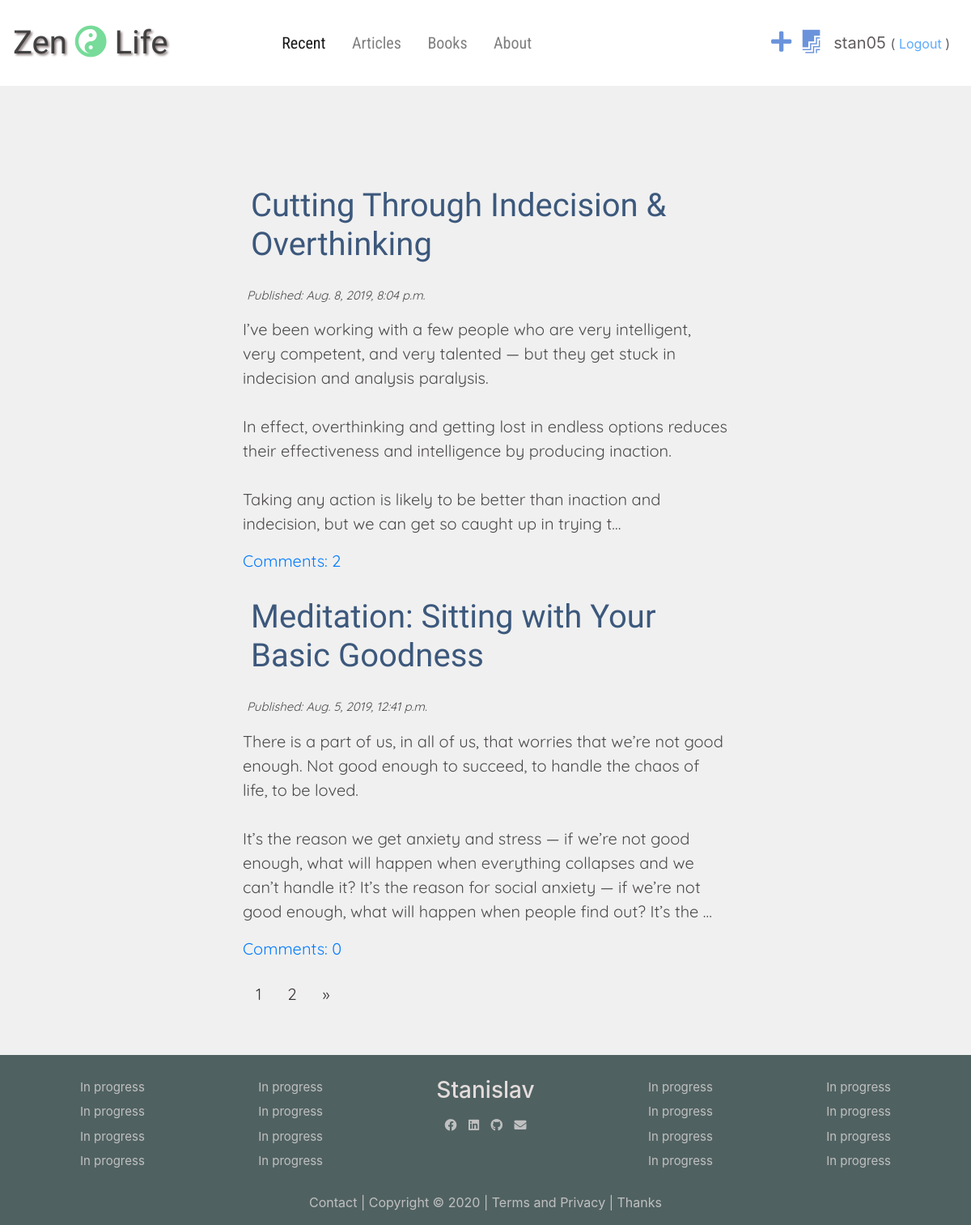
The app's page / (signed in) with its own data.
### blogApp/models.py (models this page shows, shortened)
class Post(models.Model):
    author = models.ForeignKey('auth.User', on_delete=models.CASCADE)
    title = models.CharField(max_length=250)
    text = models.TextField()
    created_date = models.DateTimeField(default=timezone.now)
    published_date = models.DateTimeField(default=None)
    def approved_comments(self):
        return self.comments.filter(approved=True)

### blogApp/views.py (the view)
# urls.py: path('', views.post_list, name = 'post_list'),
def post_list(request):    #templates/blogApp/post_list.html but tempaltes is automatic
    all_posts = Post.objects.filter(published_date__lte=timezone.now()).order_by('-published_date')
    paginator = Paginator(all_posts, 2)
    page = request.GET.get('page')
    posts = paginator.get_page(page)
    page_range = []
    for i in range(posts.number-3, posts.number+4):
        if i >= 1 and i<= posts.paginator.num_pages:
            page_range.append(i)
    if len(page_range) < 2:
        page_range = []
    stuff_for_frontend = {'posts': posts, 'page_range':page_range}
    return render(request, 'blogApp/post_list.html', stuff_for_frontend)

### blogApp/templates/blogApp/post_list.html (shortened to what this page needs)
{% extends "blogApp/base.html" %}
{% block content %}
    {% for post in posts %}
    <div class="post-div">
        <h2><a href="{% url 'post_detail' pk=post.pk %}">{{ post.title }}</a></h3>
        <p class="time">Published: {{ post.published_date }}</p>
        <p>{{ post.text|truncatechars:400|linebreaksbr }}</p>
        <a href="{% url 'post_detail' pk=post.pk %}#comments">Comments: {{ post.approved_comments.count }}</a>
    </div>
    {% endfor %}
    <div class="pagination">
        {% for i in page_range %}
            <a href="?page={{ i }}"> {{ i }} </a>
        {% endfor %}
        {% if posts.has_next %}
            <a href="?page={{ posts.paginator.num_pages }}">&raquo;</a>
        {% endif %}
    </div>
{% endblock  %}

### blogApp/templates/blogApp/base.html (shortened to what this page needs)
{% load staticfiles %}
<!DOCTYPE html>
<html>
<head>
    <link rel="stylesheet" href="https://stackpath.bootstrapcdn.com/bootstrap/4.4.1/css/bootstrap.min.css">
    <link rel="stylesheet" href="https://use.fontawesome.com/releases/v5.9.0/css/all.css">
    <link rel="stylesheet" href="https://use.fontawesome.com/releases/v5.9.0/css/v4-shims.css">
    <link rel="stylesheet" href=" {% static 'css/blogApp.css' %} ">
    <link rel="stylesheet" href=" {% static 'css/zenburn.css' %} ">
</head>
<body>
    <nav class="navbar navbar-expand-md navbar-light">
        <a class="navbar-brand logo" href=" {% url 'post_list' %} ">Zen <i class="fas fa-yin-yang"></i> Life</a>
        <div class="collapse navbar-collapse nav-div" id="navbarSupportedContent">
            <ul class="navbar-nav">
                <li class="nav-item active">
                    <a class="nav-link" href=" {% url 'post_list' %}">Recent</a>
                </li>
                <li class="nav-item">
                    <a class="nav-link" href=" {% url 'articles' %}">Articles</a>
                </li>
                <li class="nav-item">
                    <a class="nav-link" href=" {% url 'books' %}">Books</a>
                </li>
                <li class="nav-item">
                    <a class="nav-link" href=" {% url 'about' %}">About</a>
                </li>
            </ul>
        </div>
        <div class="nav-login">
            {% if user.is_authenticated %}
            <a href=" {% url 'post_new' %} " data-toggle="tooltip" data-placement="bottom" title="Add a post"><i id="" class="fas fa-plus"></i></a>
            <a href="{% url 'post_draft' %}" data-toggle="tooltip" data-placement="bottom" title="See my drafts"><i id="" class="fab fa-firstdraft"></i></a>
            <p> {{ user.username|truncatechars:10 }} <small>( <a href="{% url 'logout' %}?next={% url 'post_list' %}">Logout</a>
                    )</small></p>
            {% else %}
            <a href="{% url 'login' %}" class="nav-else"><i class="fas fa-sign-in-alt fa-2x"></i></a>
            {% endif %}
        </div>
    </nav>
    <div class="content-wrapper">
        <div class="content-div col-md-6">
            {% block content %}
            {% endblock %}
        </div>
    </div>
    <div class="footer-wrapper">
        <div class="footer-div">
            <ul class="d-sm-block d-none">
                <li><a href="">In progress</a></li>
                <li><a href="">In progress</a></li>
                <li><a href="">In progress</a></li>
                <li><a href="">In progress</a></li>
            </ul>
            <ul class="d-lg-block d-none">
                <li><a href="">In progress</a></li>
                <li><a href="">In progress</a></li>
                <li><a href="">In progress</a></li>
                <li><a href="">In progress</a></li>
            </ul>
            <ul class="contact-info">
                <li><h3>Stanislav</h3></li>
                <li>
                    <a href=""><i class="fab fa-facebook"></i></a>
                    <a href=""><i class="fab fa-linkedin"></i></a>
                    <a href=""><i class="fab fa-github"></i></a>
                    <a href=""><i class="fas fa-envelope"></i></a>
                </li>
            </ul>
            <ul class="d-sm-block d-none">
                <li><a href="">In progress</a></li>
                <li><a href="">In progress</a></li>
                <li><a href="">In progress</a></li>
                <li><a href="">In progress</a></li>
            </ul>
            <ul class="d-lg-block d-none">
                <li><a href="">In progress</a></li>
                <li><a href="">In progress</a></li>
                <li><a href="">In progress</a></li>
                <li><a href="">In progress</a></li>
            </ul>
        </div>
        <p id="copyright">
            <a href="" class="d-none d-sm-inline-block">
                Contact |
            </a>
            <a href="">
                Copyright © 2020
            </a>
            <a href="" class="d-none d-sm-inline-block">
                | Terms and Privacy
            </a>
            <a href="" class="d-none d-md-inline-block">
                | Thanks
            </a></p>
    </div>
</body>
</html>

### blogApp/static/css/blogApp.css (style rules this page uses)
* { margin: 0; padding: 0; }
html, body { min-height: 100%; height: 100%; width: 100%; margin: 0; padding: 0; font-size: 100%; }
body { background-color: rgb(240, 240, 240); font-size: 16px; }
.navbar { background: #fff; }
.nav-div ul li { padding-right: 6% !important; }
.nav-div ul li a { font-size: 1.25rem; font-family: 'Roboto Condensed', sans-serif; color: rgb(59, 53, 53); }
.logo { color: rgb(105, 87, 87); font-size: 2.5rem; padding-right: 10%; font-family: 'Barriecito', cursive; text-shadow: 2px 2px 3px rgb(105, 87, 87); opacity: 0.8; }
.logo i { color: rgb(86, 211, 128); text-shadow: none; }
.nav-login { display: none; }
.nav-login a i { color: rgb(106, 147, 219); padding: 1.9rem 0.425rem; font-size: 1.8rem; }
.nav-login p { font-size: 1.25rem; color: rgb(59, 53, 53); opacity: 0.8; padding: 1.25rem 0.625rem; float: right; margin: 0; }
.nav-login p a { text-decoration: none; opacity: 0.8; }
.content-wrapper { text-align: center; margin-top: 7% }
.content-div { display: inline-block; text-align: left; padding: 1.25rem 0px; font-family: 'Quicksand', sans-serif; font-size: 1.25rem; }
.post-div { padding: 0.625rem 0; }
.post-div h2 { padding: 0.625rem 1.25rem 1.25rem 0.625rem; font-family: 'Indie Flower', cursive; font-size: 2.5rem; color: rgb(60, 88, 124); }
.post-div h2 a { text-decoration: none; font: bold; color: rgb(60, 88, 124); }
.post-div p { color: rgb(77, 74, 74); }
.time { margin-left: 5px !important; font-style: italic; font-size: 0.9375rem; }
.pagination { display: inline-block; }
.pagination a { padding: 0.8em; float: left; text-decoration: none; color: rgb(59, 53, 53); }
.footer-wrapper { background-color: rgb(80, 97, 97); width: 100%; }
.footer-wrapper p { text-align: center; color: silver; padding-bottom: 1rem !important; margin: 0; }
.footer-div { color: rgb(228, 220, 220); margin: 1rem 1.8rem; display: flex; text-align: center; justify-content: space-around; padding-top: 1rem; }
.footer-div ul { flex-flow: column; list-style: none; margin: 0.5rem 1rem; }
.footer-div ul li { padding: 3px; }
.footer-div ul li a { color: silver; text-decoration: none; font-size: 0.9375rem; }
.contact-info a i { padding: 5px; }
#copyright a { text-decoration: none; color: silver; }
@media only screen and (min-width: 768px) { .nav-login { display: flex; align-items: center; } }

### records on screen
Post: title "Cutting Through Indecision & Overthinking", published_date "Aug. 8, 2019, 8:04 p.m.", text "I’ve been working with a few people who are very intelligent, very competent, and very talented — but they get stuck in indecision and analysis paralysis. In effect, overthinking and getting lost in endless options reduces their effectiveness and intelligence by producing inaction. Taking any action is likely to be better than inaction and indecision, but we can get so caught up in trying t…", approved_comments.count "2"
Post: title "Meditation: Sitting with Your Basic Goodness", published_date "Aug. 5, 2019, 12:41 p.m.", text "There is a part of us, in all of us, that worries that we’re not good enough. Not good enough to succeed, to handle the chaos of life, to be loved. It’s the reason we get anxiety and stress — if we’re not good enough, what will happen when everything collapses and we can’t handle it? It’s the reason for social anxiety — if we’re not good enough, what will happen when people find out? It’s the …", approved_comments.count "0"

### other values on screen
{{ user.username|truncatechars:10 }} "stan05"
{{ i }} "1" "2"
